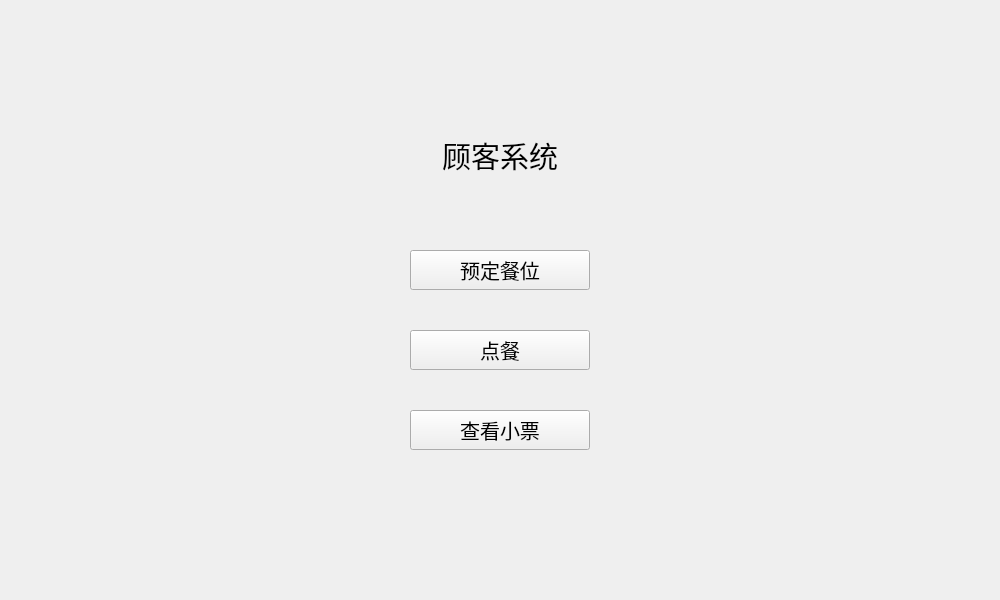
<?xml version="1.0" encoding="UTF-8"?>
<ui version="4.0">
 <class>consumerpage</class>
 <widget class="QWidget" name="consumerpage">
  <property name="geometry">
   <rect>
    <x>0</x>
    <y>0</y>
    <width>1000</width>
    <height>600</height>
   </rect>
  </property>
  <property name="windowTitle">
   <string>Form</string>
  </property>
  <widget class="QPushButton" name="CaddOrder">
   <property name="geometry">
    <rect>
     <x>410</x>
     <y>330</y>
     <width>180</width>
     <height>40</height>
    </rect>
   </property>
   <property name="font">
    <font>
     <family>黑体</family>
     <pointsize>15</pointsize>
    </font>
   </property>
   <property name="text">
    <string>点餐</string>
   </property>
  </widget>
  <widget class="QPushButton" name="getTable">
   <property name="geometry">
    <rect>
     <x>410</x>
     <y>250</y>
     <width>180</width>
     <height>40</height>
    </rect>
   </property>
   <property name="font">
    <font>
     <family>黑体</family>
     <pointsize>15</pointsize>
    </font>
   </property>
   <property name="text">
    <string>预定餐位</string>
   </property>
  </widget>
  <widget class="QPushButton" name="viewOrder">
   <property name="geometry">
    <rect>
     <x>410</x>
     <y>410</y>
     <width>180</width>
     <height>40</height>
    </rect>
   </property>
   <property name="font">
    <font>
     <family>黑体</family>
     <pointsize>15</pointsize>
    </font>
   </property>
   <property name="text">
    <string>查看小票</string>
   </property>
  </widget>
  <widget class="QLabel" name="bar">
   <property name="geometry">
    <rect>
     <x>300</x>
     <y>130</y>
     <width>400</width>
     <height>50</height>
    </rect>
   </property>
   <property name="font">
    <font>
     <family>仿宋</family>
     <pointsize>22</pointsize>
    </font>
   </property>
   <property name="text">
    <string>顾客系统</string>
   </property>
   <property name="textFormat">
    <enum>Qt::TextFormat::AutoText</enum>
   </property>
   <property name="scaledContents">
    <bool>false</bool>
   </property>
   <property name="alignment">
    <set>Qt::AlignmentFlag::AlignCenter</set>
   </property>
   <property name="wordWrap">
    <bool>false</bool>
   </property>
  </widget>
 </widget>
 <resources/>
 <connections/>
</ui>
